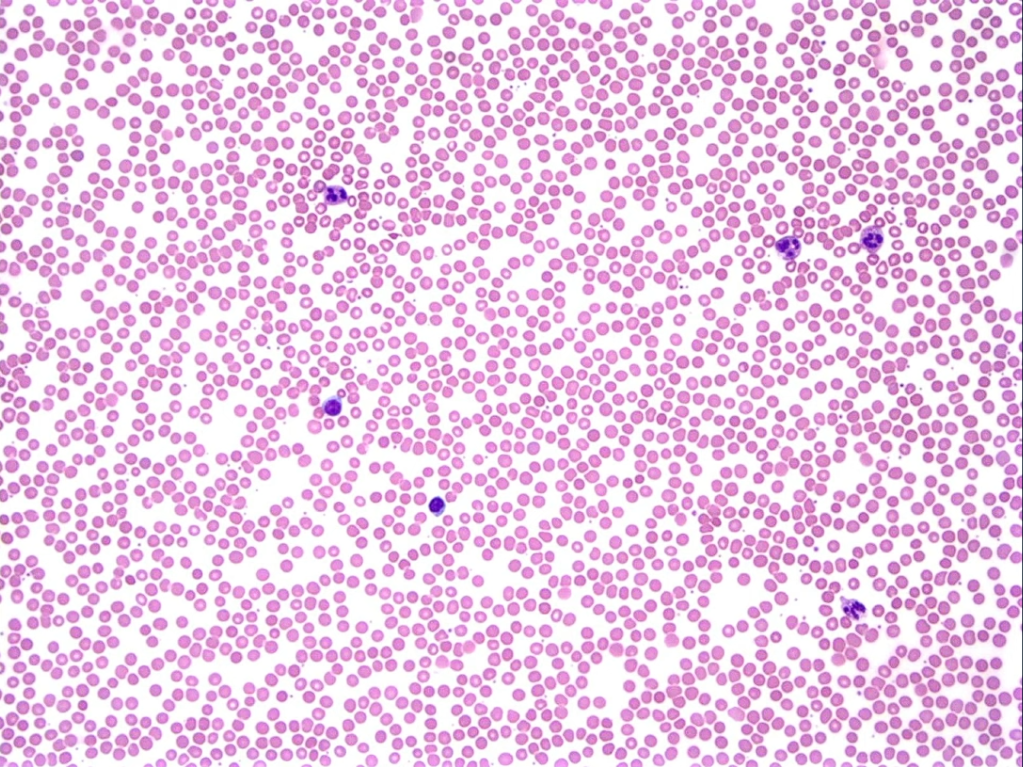
#> input picture src/imagem.png, 1023 x 767 px, found by its file name
$ python -i main.py   (imports and definitions only)   (older library calls are emulated)
#> lines starting #> are read from the running program, lines starting #| are printed output that depends on the picture; after the words box and inside, x2 and y2 are one past the last pixel; in counts of white or black regions, pixels touching at a corner belong together
import cv2
import numpy as np
import matplotlib.pyplot as plt
import tkinter as tk
from PIL import ImageTk, Image
import datetime

# Função para realizar a análise da amostra
def analisar_amostra():

# Carrega a imagem de exemplo
    imagem = cv2.imread('imagem.png')
#> imagem is the input picture: shape (767, 1023, 3); mean B, G, R 231.2, 202.3, 235.4
    print("Imagem carregada.")

# Converte a imagem para escala de cinza
    imagem_cinza = cv2.cvtColor(imagem, cv2.COLOR_BGR2GRAY)
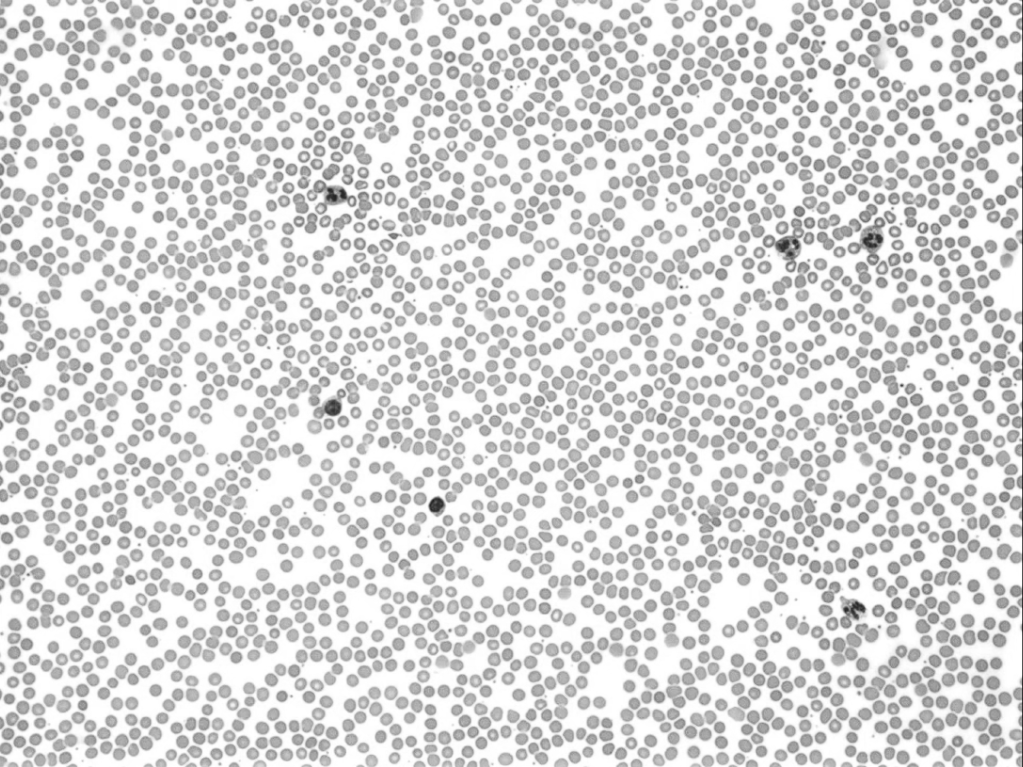
#> imagem_cinza: shape (767, 1023); min 36, max 255, mean 215.5
    print("Imagem convertida para escala de cinza.")

# Aplica um filtro de limiarização para segmentar as células
    _, imagem_limiarizada = cv2.threshold(imagem_cinza, 0, 255, cv2.THRESH_BINARY_INV + cv2.THRESH_OTSU)
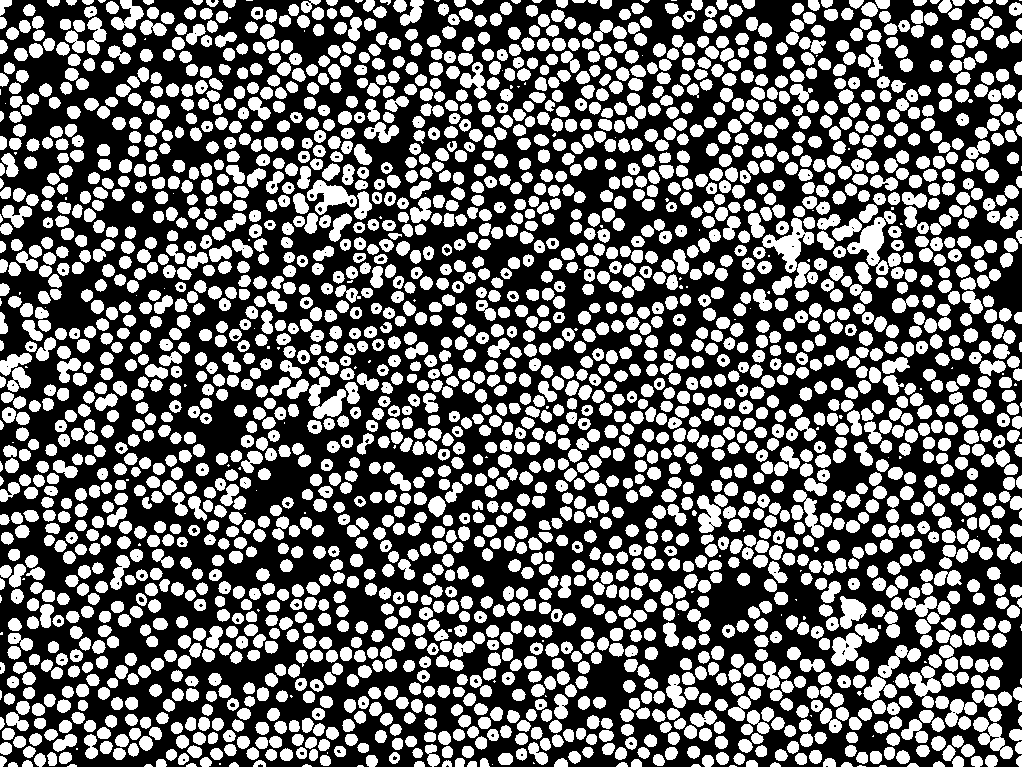
#> imagem_limiarizada: shape (767, 1023); 41.5% white; 2601 white regions (114 under 20 px)
    print("Imagem limiarizada.")

# Encontra os contornos das células segmentadas
    contornos, _ = cv2.findContours(imagem_limiarizada, cv2.RETR_EXTERNAL, cv2.CHAIN_APPROX_SIMPLE)
#> contornos = 2601 contours, 128 with area under 20; largest, box (x1, y1, x2, y2) and area: (1009, 0, 1023, 767) 2098, (847, 211, 896, 275) 1057, (762, 218, 814, 273) 985, (307, 180, 357, 215) 778, (308, 376, 346, 419) 732
    print("Contornos encontrados.")

    # Obter a hora de início do processo
    hora_inicio = datetime.datetime.now()
    print("Hora de início do processo:", hora_inicio)


# Inicializa as listas para armazenar os resultados de tamanho, forma e diferença de cor
    print("Inicializando as listas para armazenar os resultados o processo leva cerca de 5 minutos.")
    tamanhos = []
    formas = []
    diferencas_cor = []

# Loop sobre cada contorno encontrado
    for i, contorno in enumerate(contornos):
        # Calcula a área do contorno
        area = cv2.contourArea(contorno)

# Calcula o perímetro do contorno
        perimetro = cv2.arcLength(contorno, True)

# Aproxima o contorno para determinar a forma
        forma = cv2.approxPolyDP(contorno, 0.04 * perimetro, True)

# Calcula a diferença de cor média na região do contorno
        mascara = np.zeros(imagem_cinza.shape, dtype=np.uint8)
        cv2.drawContours(mascara, [contorno], -1, (255), thickness=cv2.FILLED)
        media_cor = cv2.mean(imagem_cinza, mask=mascara)[0]

        # Armazena os resultados nas respectivas listas
        tamanhos.append(area)
        formas.append(len(forma))
        diferencas_cor.append(media_cor)
#> this loop made 2601 passes
#> (area, perimetro, media_cor) on passes 14, 18, 21: (28, 24.49, 180.4), (29, 23.66, 186.1), (42, 27.66, 183.8)
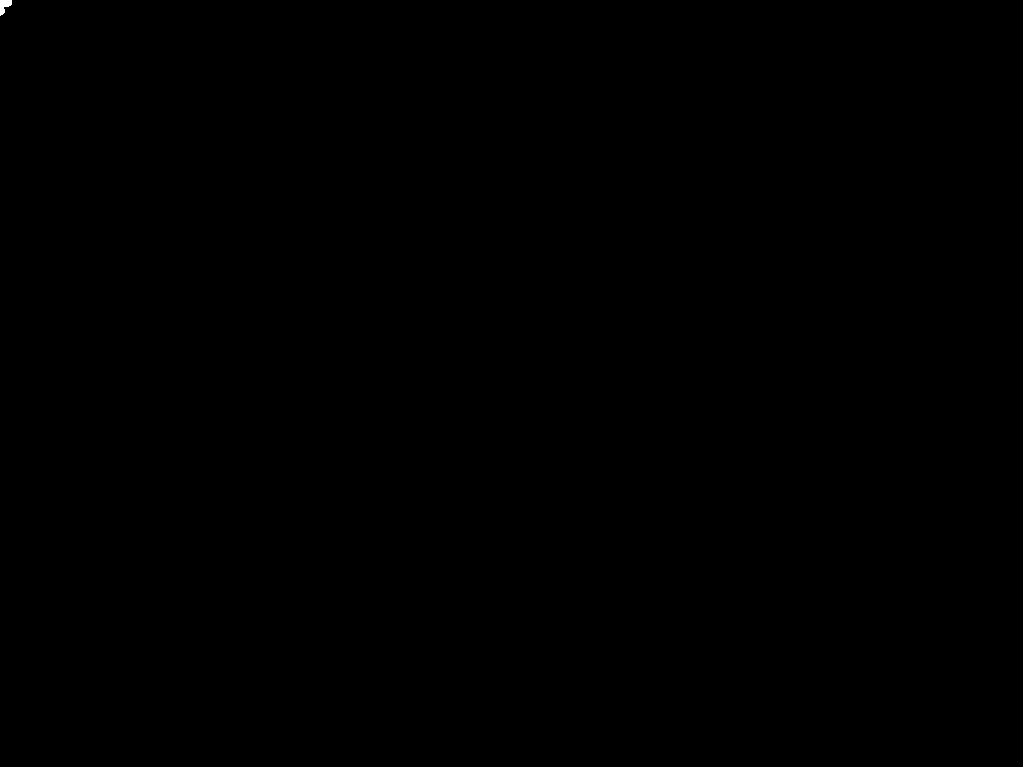
#> mascara: shape (767, 1023); 0.01% white; 1 white region, box (x1, y1, x2, y2) and area: (0, 0, 12, 16) 116
#> after the loop, diferencas_cor = 2601 values, max 209 at index 501, min 101.6 at index 881, mean 173.9; formas = 2601 values, max 9 at index 922, min 1 at index 5, mean 6.24; tamanhos = 2601 values, max 2097.5 at index 2557, min 0 at index 5, mean 108

    print("Resultados armazenados.")

# Desenha os contornos encontrados na imagem original
    print("Desenha os contornos encontrados na imagem original.")
    for contorno in contornos:
        cv2.drawContours(imagem, [contorno], -1, (0, 255, 0), 2)
#> this loop made 2601 passes
#> contorno on passes 1, 4, 5: [[880, 765], [879, 766], [886, 766], [885, 765]], [[358, 765], [357, 766], [363, 766], [362, 765]], [[693, 764], [691, 766], [700, 766], [698, 764]]
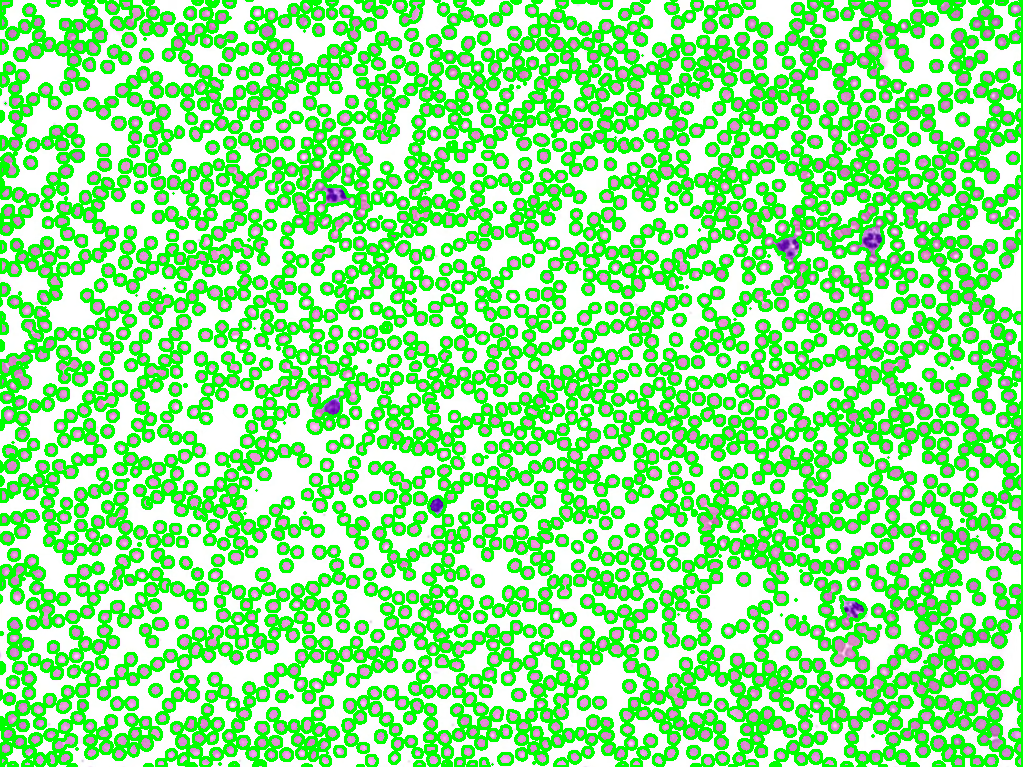
#> imagem: shape (767, 1023, 3); mean B, G, R 139.3, 233.6, 141.5

# Define os thresholds para contagem de células mais escuras e maiores
    print("Definindo os thresholds para contagem de células mais escuras e maiores.")
    limiar_diferenca_cor = 100
    limiar_tamanho = 500

# Conta o número de células que atendem aos thresholds
    print("Contando o número de células que atendem aos thresholds.")
    celulas_escuras = sum(diferenca_cor < limiar_diferenca_cor for diferenca_cor in diferencas_cor)
#> celulas_escuras = 0
    celulas_maiores = sum(tamanho > limiar_tamanho for tamanho in tamanhos)
#> celulas_maiores = 9

    # Prepara a string com os resultados
    print("Prepara a string com os resultados.")
    resultados = f"Células escuras: {celulas_escuras}\nCélulas maiores: {celulas_maiores}"


    # Obter a hora de término do processo
    hora_fim = datetime.datetime.now()
    print("Hora de término do processo:", hora_fim)

    # Calcular o tempo total de execução
    tempo_execucao = hora_fim - hora_inicio
    print("Tempo total de execução:", tempo_execucao)

    # Exibe a imagem com os contornos encontrados
    print("Exibindo a imagem com os contornos encontrados.")
    plt.imshow(cv2.cvtColor(imagem, cv2.COLOR_BGR2RGB))
    plt.axis('off')
    plt.show()

    # Exibe os resultados em uma janela gráfica
    print("Exibe os resultados em uma janela gráfica.")
    root = tk.Tk()
    root.title("Resultados da análise")

    label_resultados = tk.Label(root, text=resultados)
    label_resultados.pack()

    # Inicializa as listas para armazenar os resultados de tamanho, forma e diferença de cor

    print("Inicializa as listas para armazenar os resultados de tamanho, forma e diferença de cor.")
    tamanhos = []
    formas = []
    diferencas_cor = []

    # Loop sobre cada contorno encontrado
    print("Loop sobre cada contorno encontrado.")
    for i, contorno in enumerate(contornos):
        # Calcula a área do contorno
        area = cv2.contourArea(contorno)

        # Calcula o perímetro do contorno
        perimetro = cv2.arcLength(contorno, True)

        # Aproxima o contorno para determinar a forma
        forma = cv2.approxPolyDP(contorno, 0.04 * perimetro, True)

        # Calcula a diferença de cor média na região do contorno
        mascara = np.zeros(imagem_cinza.shape, dtype=np.uint8)
        cv2.drawContours(mascara, [contorno], -1, (255), thickness=cv2.FILLED)
        media_cor = cv2.mean(imagem_cinza, mask=mascara)[0]

        # Armazena os resultados nas respectivas listas
        tamanhos.append(area)
        formas.append(len(forma))
        diferencas_cor.append(media_cor)

        # Desenha os contornos encontrados na imagem original
        cv2.drawContours(imagem, [contorno], -1, (0, 255, 0), 2)

    # Define os thresholds para contagem de células mais escuras e maiores
    threshold_escuras = 100  # Defina o threshold desejado
    threshold_maiores = 200  # Defina o threshold desejado

    # Contagem de células mais escuras e maiores
    contagem_escuras = sum(diferenca_cor > threshold_escuras for diferenca_cor in diferencas_cor)
#> contagem_escuras = 2601
    contagem_maiores = sum(tamanho > threshold_maiores for tamanho in tamanhos)
#> contagem_maiores = 108

    # Define os thresholds limite para nível de anormalidade
    threshold_escuras_limite = 3  # Defina o threshold limite desejado
    threshold_maiores_limite = 5  # Defina o threshold limite desejado

   # Nível de anormalidade
    nivel_anormalidade = "Baixo"
    if contagem_escuras > threshold_escuras_limite or contagem_maiores > threshold_maiores_limite:
        nivel_anormalidade = "Alto"

    # Diagnóstico
    diagnostico = "Normal"
    if nivel_anormalidade == "Alto":
        diagnostico = "Anomalia Detectada"

    print("calculando medidas.")

    medida_padrao = 0.05

    # Calcular a porcentagem em relação ao volume padrão
    porcentagem_volume = [(tamanho / medida_padrao) * 100 for tamanho in tamanhos]
#> porcentagem_volume = 2601 values, max 4195000 at index 2557, min 0 at index 5, mean 216022.3

    # Calcular a quantidade total de infestação com base no indivíduo de 100 kg
    peso_individual = 100  # kg
    quantidade_infestacao = sum(tamanhos) / medida_padrao * peso_individual
#> quantidade_infestacao = 561874000

    # Calcular a porcentagem em relação aos 100 kg do paciente
    porcentagem_infestacao = (quantidade_infestacao / (peso_individual * 1000)) * 100
#> porcentagem_infestacao = 561874

    # Mapear os níveis de infestação para as descrições correspondentes

    print("Mapear os níveis de infestação.")
    mapeamento_descricoes = {
        "hiperplasia": "aumento no número de células",
        "hipoplasia": "diminuição no número de células",
        "hipertrofia": "aumento no tamanho das células",
        "hipotrofia": "diminuição no tamanho das células",
        "atrofia": "diminuição no tamanho e no número de células",
        "metaplasia": "alteração no tipo de células",
        "acúmulos intracelulares": "acúmulo de substâncias dentro das células"
    }

    # Gerar descrição do nível de infestação

    descricoes_infestacao = []
    for parametro, descricao in mapeamento_descricoes.items():
        if parametro in diagnostico.lower():
            descricoes_infestacao.append(descricao)

    # Exibir os resultados individuais de cada célula
    for i in range(len(contornos)):
        descricao = ""
        if porcentagem_volume[i] < 100:
            descricao += "Atrofia celular, "
        if formas[i] != 4:
            descricao += "Metaplasia, "
        if diferencas_cor[i] > 0:
            descricao += "Acúmulos intracelulares"

        print(
            f"Célula {i + 1}: Tamanho = {porcentagem_volume[i]:.2f}%, Forma = {formas[i]}, Diferença de Cor = {diferencas_cor[i]:.2f}, {descricao}")
#> this loop made 2601 passes
#| Célula 1: Tamanho = 12000.00%, Forma = 4, Diferença de Cor = 179.86, Acúmulos intracelulares
#| Célula 2: Tamanho = 6000.00%, Forma = 4, Diferença de Cor = 189.75, Acúmulos intracelulares
#| Célula 3: Tamanho = 10000.00%, Forma = 4, Diferença de Cor = 186.00, Acúmulos intracelulares
#| Célula 4: Tamanho = 10000.00%, Forma = 4, Diferença de Cor = 190.50, Acúmulos intracelulares
#| Célula 5: Tamanho = 28000.00%, Forma = 4, Diferença de Cor = 193.12, Acúmulos intracelulares
#| Célula 6: Tamanho = 0.00%, Forma = 1, Diferença de Cor = 199.00, Atrofia celular, Metaplasia, Acúmulos intracelulares
#| Célula 7: Tamanho = 22000.00%, Forma = 3, Diferença de Cor = 192.52, Metaplasia, Acúmulos intracelulares
#| Célula 8: Tamanho = 24000.00%, Forma = 4, Diferença de Cor = 186.14, Acúmulos intracelulares
#> (further printed lines are left out)

    # [16 lines left out: function imprimir_resultados, not called in this run]

    # Lê o conteúdo do arquivo de texto
#> (the run stopped early here; a loop or call above may not have finished)
